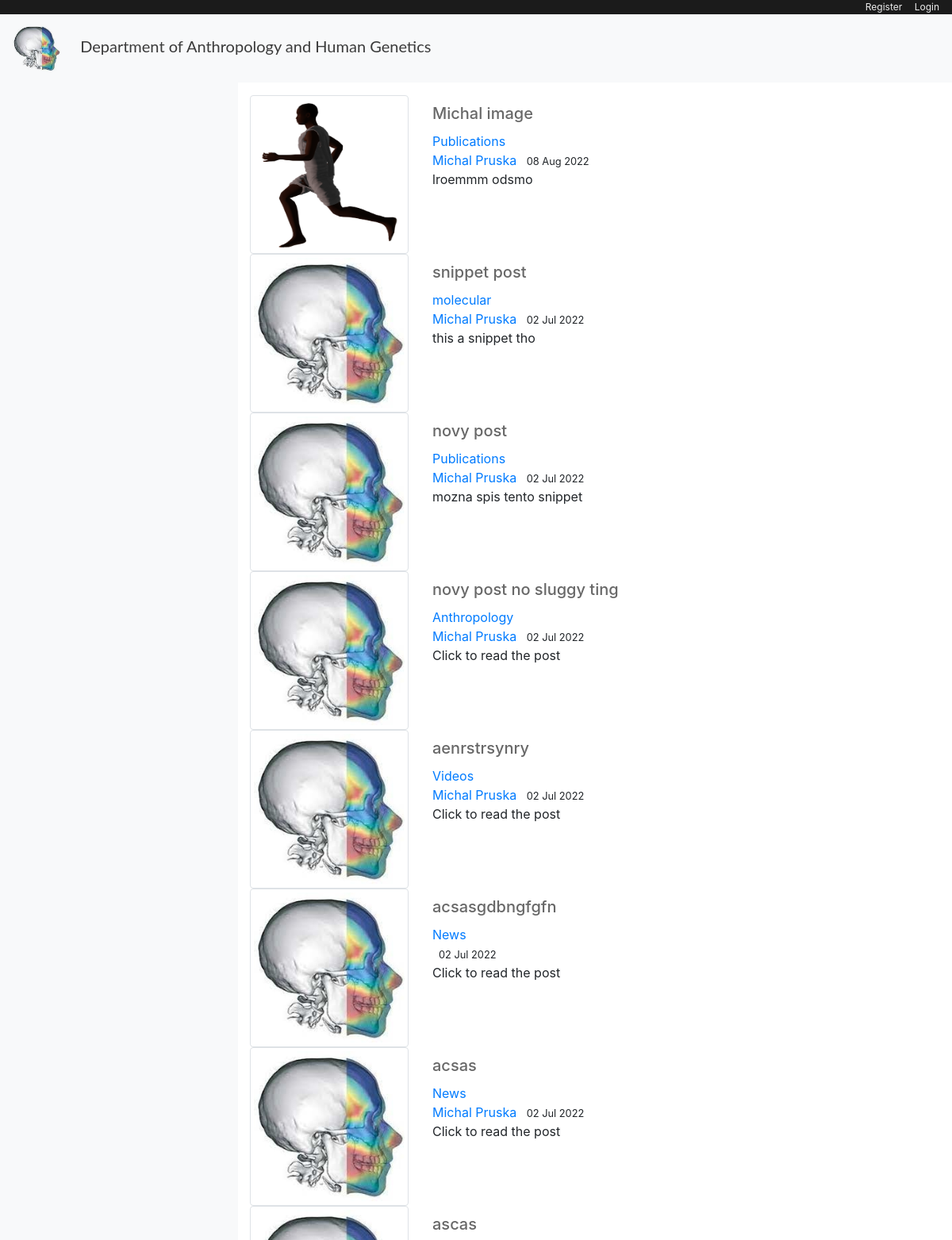
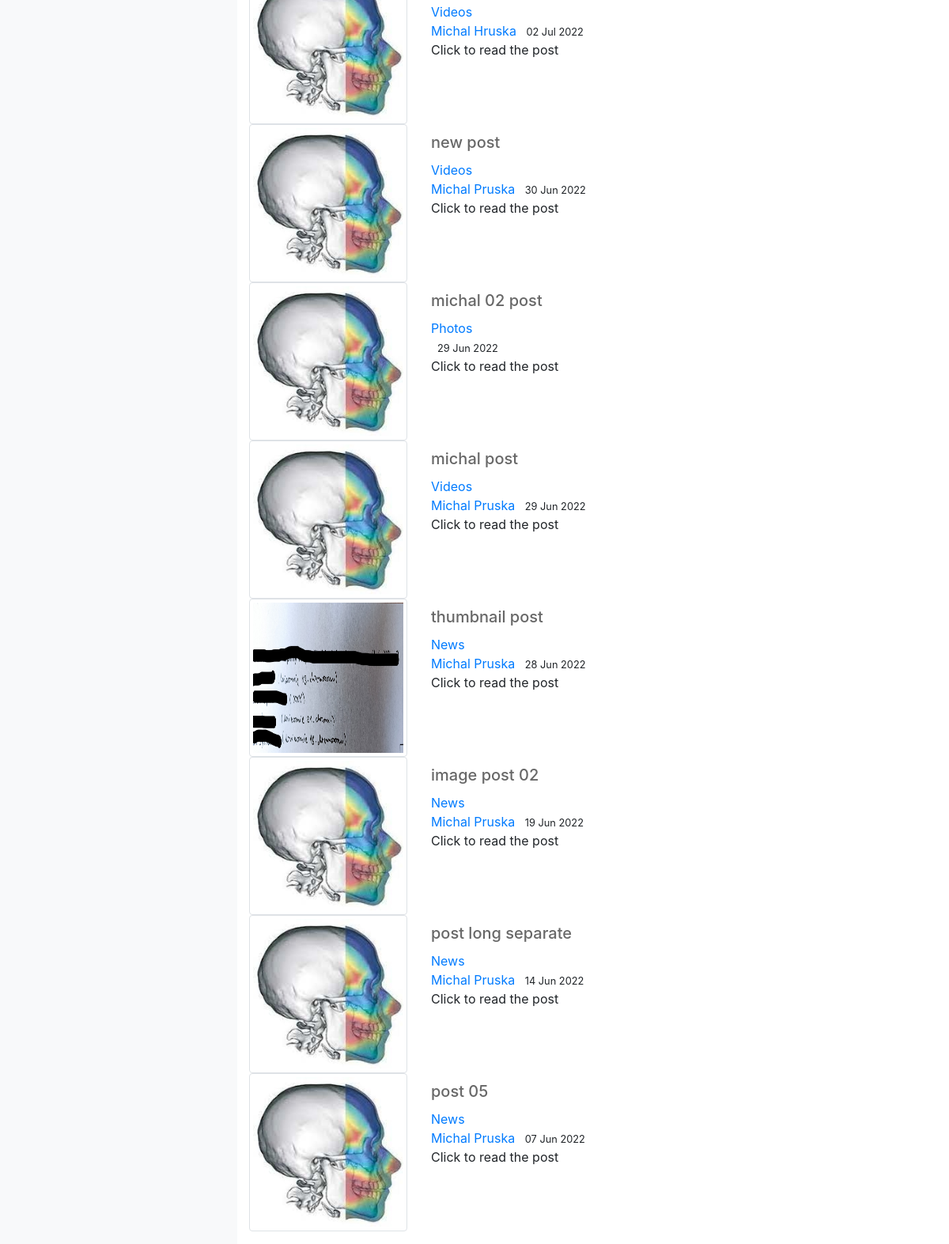
The page / on the database its author committed (2 pictures, top to bottom).
### blog/models.py (models this page shows, shortened)
class Post(models.Model):
    title = models.CharField(max_length=200, unique=True)
    author = models.ForeignKey(User, on_delete= models.CASCADE)
    updated_on = models.DateTimeField(auto_now= True)
    content = RichTextField(blank=True, null=True)
    created_on = models.DateTimeField(auto_now_add=True)
    status = models.IntegerField(choices=STATUS, default=1)
    article_image = models.ImageField(null = True, blank = True, upload_to = "images/")
    thumbnail_image = models.ImageField(null = True, blank = True, upload_to = "images/")
    category = models.CharField(max_length=255, default="News")
    snippet = models.CharField(max_length=255)
    likes = models.ManyToManyField(User, related_name='blog_posts')
    class Meta:
        ordering = ['-created_on']

### blog/views.py (the view)
# urls.py: path('', views.PostList.as_view(), name='blog-home'),
class PostList(generic.ListView):
    model = Post
    queryset = Post.objects.filter(status=1).order_by('-created_on')
    template_name = 'blog/home.html'
    def get_context_data(self, *args, **kwargs):
        cat_menu = Category.objects.all()
        context = super(PostList, self).get_context_data(*args, **kwargs)
        context["cat_menu"] = cat_menu
        return context

### blog/models.py (called while the page is built)
    def __str__(self):
        return self.name

### blog/templates/blog/home.html (shortened to what this page needs)
{% extends "blog/base.html" %}
{% load static %}
    {% block content %}
        {% for post in post_list  %}
            <div class="row">
                <article class="media content-section">
                    <div class="col-md-auto align-middle">
                        {% if post.thumbnail_image %}
                            <img src={{post.thumbnail_image.url}} class="img-thumbnail" alt="Article thumbnail">
                        {% else %}
                            <img src="{% static 'images/Logo_transparent.png' %}" class="img-thumbnail" alt="Article thumbnail">
                        {% endif %}
                    </div>
                    <div class="media-body col-8">
                        <div class="article-metadata">
                            <h2><a class="article-title" id="article-title" href="{% url 'article-detail' post.pk %}">{{ post.title }}</a></h2>
                            <a class="mr-2" href="{% url 'category' post.category %}">{{ post.category }}</a></br>
                            <a class="mr-2" href="#">{{ post.author.first_name }} {{ post.author.last_name }}</a>
                            <small class="mr-2">{{ post.created_on|date:'d M Y' }}</small>
                            <p class="article-content">{{ post.snippet }}</p>
                        </div>
                    </div>
                </article>
            </div>
        {% endfor %}
    {% endblock content %}

### blog/static/css/main03.css (style rules this page uses)
#article-title { font-size: 20px; color:rgb(104, 104, 104); }
.img-thumbnail { width: 200px; height: 200px; margin: auto; display: block; }

### rows shown on the page
Post: thumbnail_image (picture), title "Michal image", category "Publications", author.first_name "Michal", author.last_name "Pruska", created_on "08 Aug 2022", snippet "lroemmm odsmo"
Post: title "snippet post", category "molecular", author.first_name "Michal", author.last_name "Pruska", created_on "02 Jul 2022", snippet "this a snippet tho"
Post: title "novy post", category "Publications", author.first_name "Michal", author.last_name "Pruska", created_on "02 Jul 2022", snippet "mozna spis tento snippet"
Post: title "novy post no sluggy ting", category "Anthropology", author.first_name "Michal", author.last_name "Pruska", created_on "02 Jul 2022", snippet "Click to read the post"
Post: title "aenrstrsynry", category "Videos", author.first_name "Michal", author.last_name "Pruska", created_on "02 Jul 2022", snippet "Click to read the post"
Post: title "acsasgdbngfgfn", category "News", created_on "02 Jul 2022", snippet "Click to read the post"
Post: title "acsas", category "News", author.first_name "Michal", author.last_name "Pruska", created_on "02 Jul 2022", snippet "Click to read the post"
Post: title "ascas", category "Videos", author.first_name "Michal", author.last_name "Hruska", created_on "02 Jul 2022", snippet "Click to read the post"
Post: title "new post", category "Videos", author.first_name "Michal", author.last_name "Pruska", created_on "30 Jun 2022", snippet "Click to read the post"
Post: title "michal 02 post", category "Photos", created_on "29 Jun 2022", snippet "Click to read the post"
Post: title "michal post", category "Videos", author.first_name "Michal", author.last_name "Pruska", created_on "29 Jun 2022", snippet "Click to read the post"
Post: thumbnail_image (picture), title "thumbnail post", category "News", author.first_name "Michal", author.last_name "Pruska", created_on "28 Jun 2022", snippet "Click to read the post"
Post: title "image post 02", category "News", author.first_name "Michal", author.last_name "Pruska", created_on "19 Jun 2022", snippet "Click to read the post"
Post: title "post long separate", category "News", author.first_name "Michal", author.last_name "Pruska", created_on "14 Jun 2022", snippet "Click to read the post"
Post: title "post 05", category "News", author.first_name "Michal", author.last_name "Pruska", created_on "07 Jun 2022", snippet "Click to read the post"
